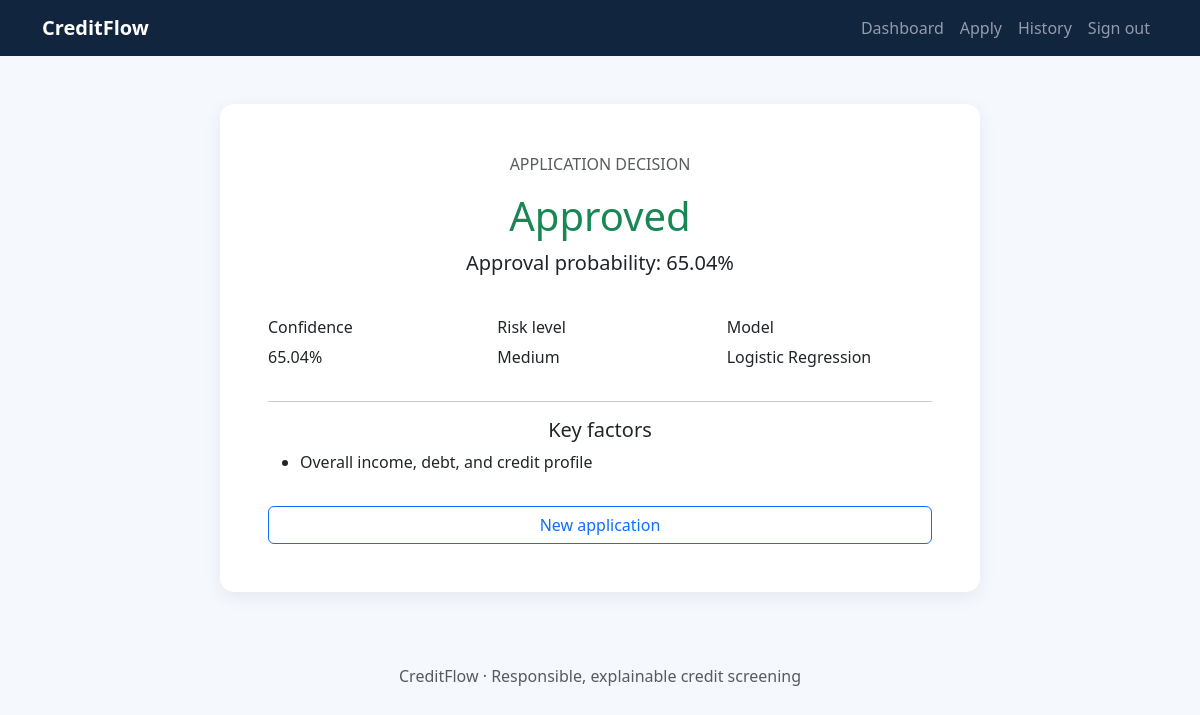
The page /result/2 (signed in) on the database its author committed.
### services/database.py (models this page shows)
class PredictionHistory(db.Model):
    __tablename__ = "prediction_history"
    id = db.Column(db.Integer, primary_key=True)
    application_id = db.Column(db.Integer, db.ForeignKey("credit_applications.id"), unique=True, nullable=False)
    decision = db.Column(db.String(20), nullable=False)
    probability = db.Column(db.Float, nullable=False)
    confidence = db.Column(db.Float, nullable=False)
    risk_level = db.Column(db.String(20), nullable=False)
    key_features = db.Column(db.Text, nullable=False)
    model_name = db.Column(db.String(100), nullable=False)
    created_at = db.Column(db.DateTime, default=datetime.utcnow, nullable=False)
    application = db.relationship("CreditApplication", back_populates="prediction")

### routes/application.py (the view)
@application_bp.route("/result/<int:application_id>")
@login_required
def result(application_id):
    app=CreditApplication.query.filter_by(id=application_id,user_id=current_user.id).first_or_404(); return render_template("result.html",app=app,result=app.prediction)

### app.py (called while the page is built)
def create_app(config_class=Config):
    app = Flask(__name__)
    app.config.from_object(config_class)
    app.config["SQLALCHEMY_DATABASE_URI"] = str(app.config["SQLALCHEMY_DATABASE_URI"])
    db.init_app(app)
    login_manager.init_app(app)
    from routes.auth import auth_bp
    from routes.main import main_bp
    from routes.application import application_bp
    from routes.admin import admin_bp
    app.register_blueprint(main_bp)
    app.register_blueprint(auth_bp)
    app.register_blueprint(application_bp)
    app.register_blueprint(admin_bp)
    @login_manager.user_loader
    def load_user(user_id):
        from services.database import User
        return db.session.get(User, int(user_id))
    with app.app_context():
        from services.database import seed_admin
        db.create_all()
        seed_admin()
    return app

### templates/result.html
{% extends 'base.html' %}{% block content %}<div class="card result p-5 text-center"><p class="text-muted">APPLICATION DECISION</p><h1 class="{{'text-success' if result.decision=='Approved' else 'text-danger'}}">{{result.decision}}</h1><p class="lead">Approval probability: <strong>{{result.probability}}%</strong></p><div class="row text-start mt-4"><div class="col-md-4"><h6>Confidence</h6><p>{{result.confidence}}%</p></div><div class="col-md-4"><h6>Risk level</h6><p>{{result.risk_level}}</p></div><div class="col-md-4"><h6>Model</h6><p>{{result.model_name}}</p></div></div><hr><h5>Key factors</h5><ul class="text-start">{% for item in result.key_features.split('; ') %}<li>{{item}}</li>{% endfor %}</ul><a href="/apply" class="btn btn-outline-primary mt-3">New application</a></div>{% endblock %}

### static/css/style.css (style rules this page uses)
:root { --navy:#11253f;--blue:#1674d1;--paper:#f5f8fc }
body { background:var(--paper);color:#1c2b3a }
.card { border:0;box-shadow:0 5px 18px #142a4012;border-radius:14px }
.result { max-width:760px;margin:3vh auto }

### rows shown on the page
PredictionHistory: decision "Approved", probability "65.04", confidence "65.04", risk_level "Medium", model_name "Logistic Regression", key_features "Overall income, debt, and credit profile"
